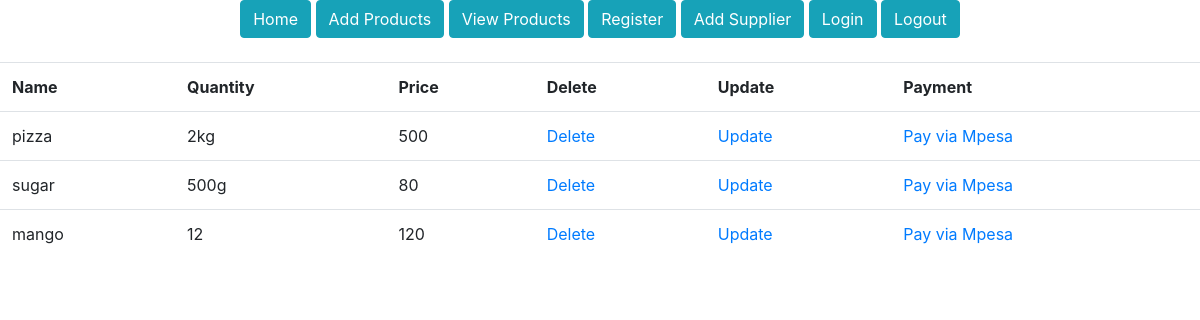
The page /products/ (signed in) on the database as committed earlier.
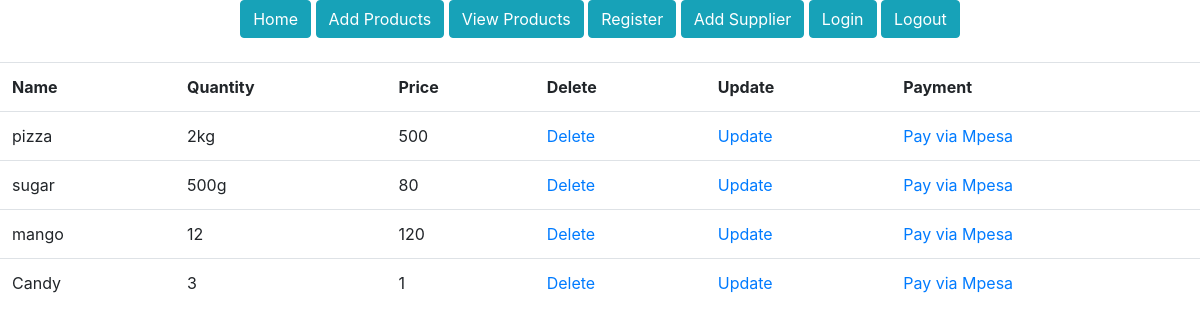
The same page on the database as committed later.
### midmorningDjangoRegistrationOne/models.py (models this page shows)
class Product(models.Model):
    prod_name = models.CharField(max_length=30, blank=False, null=False)
    prod_quantity = models.CharField(max_length=30, blank=False, null=False)
    prod_price = models.CharField(max_length=30, blank=False, null=False)

### midmorningDjangoRegistrationOne/views.py (the view)
# urls.py: path('products/', general_views.view_products, name='products'),
@login_required
def view_products(request):
    products = Product.objects.all()
    return render(request, 'products.html', {'products':products})

### templates/products.html
{% extends 'base.html' %}
{% block content %}
    <div class="row">
        <div class="col-12">
            <table class="table">
                <tr>
                    <th>Name</th>
                    <th>Quantity</th>
                    <th>Price</th>
                    <th>Delete</th>
                    <th>Update</th>
                    <th>Payment</th>
                </tr>
                <tr>
                {% for product in products %}
                <td>{{ product.prod_name }}</td>
                <td>{{ product.prod_quantity }}</td>
                <td>{{ product.prod_price }}</td>
                <td><a href="/delete-product/{{ product.id }}">Delete</a></td>
                <td><a href="/update-product/{{ product.id }}">Update</a></td>
                <td><a href="/payment/{{ product.id }}">Pay via Mpesa</a></td>
                </tr>
                {% endfor %}
            </table>
        </div>
    </div>
{% endblock %}

### templates/base.html (shortened to what this page needs)
<!DOCTYPE html>
<html lang="en">
<head>
    {% load static %}
    {% load crispy_forms_tags %}
    <link rel="stylesheet" href="{% static 'bootstrap/css/bootstrap.css' %}">
</head>
<body>
<section class="navigation-section">
    <div class="navigation-section-container d-flex justify-content-center mb-4">
        <nav class="navigation">
            <a href="{% url 'home' %}"><button class="btn btn-info">Home</button></a>
            <a href="{% url 'add-product' %}"><button class="btn btn-info">Add Products</button></a>
            <a href="{% url 'products' %}"><button class="btn btn-info">View Products</button></a>
            <a href="{% url 'register' %}"><button class="btn btn-info">Register</button></a>
            <a href="{% url 'add_supplier' %}"><button class="btn btn-info">Add Supplier</button></a>
            <a href="{% url 'login' %}"><button class="btn btn-info" >Login</button></a>
            <a href="{% url 'logout' %}"><button class="btn btn-info">Logout</button></a>
        </nav>
    </div>
</section>
</body>
{% block content %}
{% endblock %}
</html>

Rows that differ between the two databases and show on the page:
added Product: prod_name "Candy", prod_quantity "3", prod_price "1"
